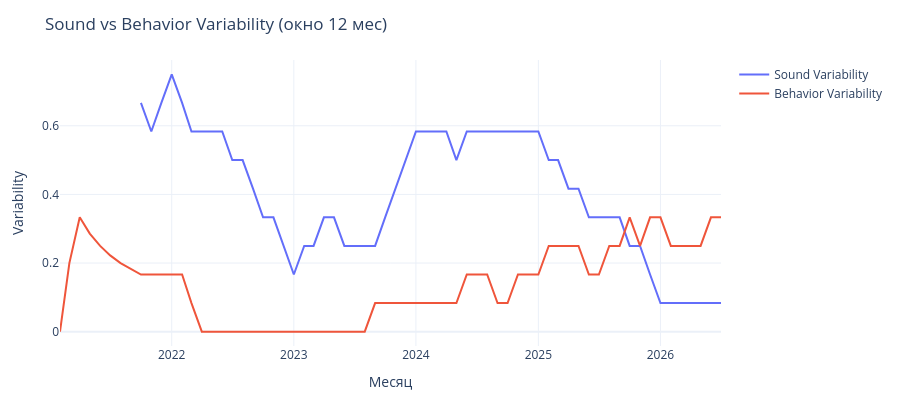

The cell this chart's notebook holds for it:
### Markdown cell above
## Фаза 8. Разные нули для Sound и Behavior

### Гипотеза

Sound Variability работает (фаза 7). Логично посчитать **Behavior 
Variability** тем же методом. Но применить его «в лоб» нельзя:

- **Sound** — event-level. У каждого трека есть аудио-признаки. 
  Null: перемешивание событий внутри двух соседних месяцев.
- **Behavior** — mix. `hours` и `tracks` — event-level, но 
  `obsession_share` — session-level (свойство сессии, не события).

Один null на всё не подойдёт. Нужен **свой под структуру каждого 
признака**.

### Метод

Для каждого поведенческого признака — свой нуль:

| Признак | Уровень | Null |
|---|---|---|
| `hours` | event | pool событий → shuffle → пересчёт |
| `tracks` | event | то же |
| `skip_rate` | event | то же |
| `played_frac` | event | то же |
| `obsession_share` | **session** | pool сессий → shuffle → пересчёт |

Плюс — **кластерное голосование** вместо признакового. `skip_rate` 
и `played_frac` коррелируют (−0.9): два измерения одного явления 
«дослушал / не дослушал». Считаются одним голосом.

Кластеры:
- **volume**: `hours`, `tracks`
- **completion**: `skip_rate`, `played_frac`
- **obsession**: `obsession_share`

High-месяц — если **≥ 2 кластеров** дали High. Практический порог — 
p75 сырых месячных сдвигов по каждому признаку.

### Code cell
# 8. Фаза 8. Разные нули для Sound и Behavior
# ============================================================================
# Behavior Variability: свой null под структуру каждого признака.
# Event-level признаки — permutation событий.
# Session-level (obsession) — permutation сессий.
# Кластерное голосование: skip_rate и played_frac считаются одним голосом
# (они коррелируют -0.9 — это два измерения одного явления).
# Sound Variability берём из фазы 7 (rolling_series), не пересчитываем.
# ============================================================================
import numpy as np
import pandas as pd
import plotly.graph_objects as go

N_BOOT_PERM = 200
MIN_EVENTS = 5
BEH_CLUSTERS = {
    'volume':     ['hours', 'tracks'],
    'completion': ['skip_rate', 'played_frac'],
    'obsession':  ['obsession_share'],
}

# --- Калибровка практических порогов (p75 сырых месячных сдвигов) ---
mb_calib = df_t.groupby('period').agg(
    hours=('ms_played', lambda x: x.sum() / 3_600_000),
    tracks=('spotify_track_uri', 'nunique'),
    skip_rate=('is_skip', 'mean'),
    played_frac=('played_frac', 'mean'),
).sort_index()

def build_session_obsession_flag(df_e, gap=30, cnt_thr=3, share_thr=0.10):
    s = df_e.sort_values(['account', 'ts_naive']).copy()
    s['prev_ts'] = s.groupby('account')['ts_naive'].shift(1)
    s['gap'] = (s['ts_naive'] - s['prev_ts']).dt.total_seconds() / 60
    s['new_sess'] = s['gap'].isna() | (s['gap'] > gap)
    s['session_id'] = s.groupby('account')['new_sess'].cumsum()

    pair = (s.groupby(['account', 'session_id', 'spotify_track_uri'])
              .size().rename('cnt').reset_index())
    total = (s.groupby(['account', 'session_id'])
               .size().rename('n_ev').reset_index())
    pair = pair.merge(total, on=['account', 'session_id'])
    pair['is_pair'] = (pair['cnt'] >= cnt_thr) & \
                      (pair['cnt'] / pair['n_ev'] >= share_thr)

    sess = (pair.groupby(['account', 'session_id'])['is_pair']
                 .any().rename('is_obsession').reset_index())
    sess['period'] = (s.groupby(['account', 'session_id'])['period']
                       .first().values)
    return sess

sess_flag = build_session_obsession_flag(df_t)
mb_calib['obsession_share'] = (sess_flag.groupby('period')['is_obsession']
                                .mean()
                                .reindex(mb_calib.index).fillna(0.0))

CAL = {}
for f in ['hours', 'tracks', 'skip_rate', 'played_frac', 'obsession_share']:
    CAL[f] = mb_calib[f].diff().abs().quantile(0.75)

print("Практические пороги (p75):")
for k, v in CAL.items():
    print(f"   {k:18s}: {v:.4f}")

def gate(obs, nulls, thr_prac, p_low=75, p_high=99):
    thr_low = np.percentile(nulls, p_low)
    thr_high = np.percentile(nulls, p_high)
    if obs > thr_high and obs >= thr_prac:
        return 'High'
    if obs > thr_low and obs >= thr_prac:
        return 'Medium'
    return 'Low'

def null_perm(a, b, fn, na, nb, n_boot, rng):
    pool = pd.concat([a, b], ignore_index=True)
    out = np.empty(n_boot)
    for k in range(n_boot):
        p = rng.permutation(len(pool))
        out[k] = abs(fn(pool.iloc[p[na:na + nb]]) -
                     fn(pool.iloc[p[:na]]))
    return out

agg_hours       = lambda e: e['ms_played'].sum() / 3_600_000
agg_tracks      = lambda e: e['spotify_track_uri'].nunique()
agg_skip_rate   = lambda e: e['is_skip'].mean()
agg_played_frac = lambda e: e['played_frac'].mean()
agg_obsession   = lambda s: s['is_obsession'].mean()

# --- Прогон по месяцам ---
rng = np.random.default_rng(42)
months = sorted(df_t['period'].dropna().unique())
events = df_t[['account', 'ts_naive', 'period', 'ms_played',
               'spotify_track_uri', 'is_skip', 'played_frac']].copy()

per_month = {}
for i in range(len(months) - 1):
    m, m1 = months[i], months[i + 1]
    e0 = events[events['period'] == m]
    e1 = events[events['period'] == m1]
    if len(e0) < MIN_EVENTS or len(e1) < MIN_EVENTS:
        continue

    row = {}
    for name, agg in [('hours', agg_hours), ('tracks', agg_tracks),
                      ('skip_rate', agg_skip_rate),
                      ('played_frac', agg_played_frac)]:
        obs = abs(agg(e1) - agg(e0))
        nulls = null_perm(e0, e1, agg, len(e0), len(e1),
                          N_BOOT_PERM, rng)
        row[name] = gate(obs, nulls, CAL[name])

    s0 = sess_flag[sess_flag['period'] == m]
    s1 = sess_flag[sess_flag['period'] == m1]
    if len(s0) >= 3 and len(s1) >= 3:
        obs = abs(agg_obsession(s1) - agg_obsession(s0))
        nulls = null_perm(s0, s1, agg_obsession, len(s0), len(s1),
                          N_BOOT_PERM, rng)
        row['obsession_share'] = gate(obs, nulls, CAL['obsession_share'])

    if row:
        per_month[str(m1)] = row

# --- Кластерное голосование ---
events_beh = pd.Series(0, index=pd.PeriodIndex(
    [str(m) for m in months[1:]], freq='M'))
for month_str, per_feat in per_month.items():
    cluster_high = 0
    for cname, feats in BEH_CLUSTERS.items():
        labs = [per_feat[f] for f in feats if f in per_feat]
        if 'High' in labs:
            cluster_high += 1
    if cluster_high >= 2:
        events_beh[pd.Period(month_str, 'M')] = 1

n_high_beh = int(events_beh.sum())
print(f"\nBehavior High-месяцев: {n_high_beh} из {len(events_beh)} "
      f"({events_beh.mean():.3f})")

# --- Behavior Variability (rolling 12) ---
var_beh = events_beh.rolling(12, min_periods=4).mean()
lifetime_beh = var_beh.median()

# --- Sound Variability — берём из фазы 7, НЕ пересчитываем ---
var_sound = R['rolling_series']
if not isinstance(var_sound, pd.Series):
    var_sound = pd.Series(var_sound)
if not isinstance(var_sound.index, pd.PeriodIndex):
    var_sound.index = pd.PeriodIndex(var_sound.index, freq='M')

lifetime_sound = var_sound.median()

print(f"\nBehavior Variability:")
print(f"   Lifetime:  {lifetime_beh:.3f}")
print(f"   Current:   {var_beh.iloc[-6:].mean():.3f}")

print(f"\nSound Variability:")
print(f"   Lifetime:  {lifetime_sound:.3f}")

# --- Сырая корреляция ---
common = var_sound.dropna().index.intersection(var_beh.dropna().index)
r_raw = np.corrcoef(var_sound[common], var_beh[common])[0, 1]
print(f"\ncorr(Sound, Behavior) сырая: {r_raw:.3f}")

# --- Визуализация ---
fig = go.Figure()
fig.add_trace(go.Scatter(
    x=var_sound.dropna().index.to_timestamp(),
    y=var_sound.dropna().values,
    mode='lines', name='Sound Variability',
    line=dict(width=2),
))
fig.add_trace(go.Scatter(
    x=var_beh.dropna().index.to_timestamp(),
    y=var_beh.dropna().values,
    mode='lines', name='Behavior Variability',
    line=dict(width=2),
))
fig.update_layout(
    template='plotly_white',
    height=400,
    title='Sound vs Behavior Variability (окно 12 мес)',
    xaxis_title='Месяц',
    yaxis_title='Variability',
    margin=dict(l=60, r=40, t=60, b=40),
)
fig.show()
var_beh_12 = events_beh.rolling(12, min_periods=12).mean()
print(f"\nBehavior lifetime, min_periods=12: {var_beh_12.median():.3f} (n={var_beh_12.notna().sum()})")

### Figure 1 — Plotly figure (JSON) as saved in the notebook; plotly's stock layout.template omitted (floating-point values rounded to 4 significant figures)
{"data": [{"line": {"width": 2}, "mode": "lines", "name": "Sound Variability", "type": "scatter", "x": ["2021-10-01T00:00:00", "2021-11-01T00:00:00", "2021-12-01T00:00:00", "2022-01-01T00:00:00", "2022-02-01T00:00:00", "2022-03-01T00:00:00", "2022-04-01T00:00:00", "2022-05-01T00:00:00", "2022-06-01T00:00:00", "2022-07-01T00:00:00", "2022-08-01T00:00:00", "2022-09-01T00:00:00", "2022-10-01T00:00:00", "2022-11-01T00:00:00", "2022-12-01T00:00:00", "2023-01-01T00:00:00", "2023-02-01T00:00:00", "2023-03-01T00:00:00", "2023-04-01T00:00:00", "2023-05-01T00:00:00", "2023-06-01T00:00:00", "2023-07-01T00:00:00", "2023-08-01T00:00:00", "2023-09-01T00:00:00", "2023-10-01T00:00:00", "2023-11-01T00:00:00", "2023-12-01T00:00:00", "2024-01-01T00:00:00", "2024-02-01T00:00:00", "2024-03-01T00:00:00", "2024-04-01T00:00:00", "2024-05-01T00:00:00", "2024-06-01T00:00:00", "2024-07-01T00:00:00", "2024-08-01T00:00:00", "2024-09-01T00:00:00", "2024-10-01T00:00:00", "2024-11-01T00:00:00", "2024-12-01T00:00:00", "2025-01-01T00:00:00", "2025-02-01T00:00:00", "2025-03-01T00:00:00", "2025-04-01T00:00:00", "2025-05-01T00:00:00", "2025-06-01T00:00:00", "2025-07-01T00:00:00", "2025-08-01T00:00:00", "2025-09-01T00:00:00", "2025-10-01T00:00:00", "2025-11-01T00:00:00", "2025-12-01T00:00:00", "2026-01-01T00:00:00", "2026-02-01T00:00:00", "2026-03-01T00:00:00", "2026-04-01T00:00:00", "2026-05-01T00:00:00", "2026-06-01T00:00:00", "2026-07-01T00:00:00"], "y": [0.6667, 0.5833, 0.6667, 0.75, 0.6667, 0.5833, 0.5833, 0.5833, 0.5833, 0.5, 0.5, 0.4167, 0.3333, 0.3333, 0.25, 0.1667, 0.25, 0.25, 0.3333, 0.3333, 0.25, 0.25, 0.25, 0.25, 0.3333, 0.4167, 0.5, 0.5833, 0.5833, 0.5833, 0.5833, 0.5, 0.5833, 0.5833, 0.5833, 0.5833, 0.5833, 0.5833, 0.5833, 0.5833, 0.5, 0.5, 0.4167, 0.4167, 0.3333, 0.3333, 0.3333, 0.3333, 0.25, 0.25, 0.1667, 0.08333, 0.08333, 0.08333, 0.08333, 0.08333, 0.08333, 0.08333]}, {"line": {"width": 2}, "mode": "lines", "name": "Behavior Variability", "type": "scatter", "x": ["2021-02-01T00:00:00", "2021-03-01T00:00:00", "2021-04-01T00:00:00", "2021-05-01T00:00:00", "2021-06-01T00:00:00", "2021-07-01T00:00:00", "2021-08-01T00:00:00", "2021-09-01T00:00:00", "2021-10-01T00:00:00", "2021-11-01T00:00:00", "2021-12-01T00:00:00", "2022-01-01T00:00:00", "2022-02-01T00:00:00", "2022-03-01T00:00:00", "2022-04-01T00:00:00", "2022-05-01T00:00:00", "2022-06-01T00:00:00", "2022-07-01T00:00:00", "2022-08-01T00:00:00", "2022-09-01T00:00:00", "2022-10-01T00:00:00", "2022-11-01T00:00:00", "2022-12-01T00:00:00", "2023-01-01T00:00:00", "2023-02-01T00:00:00", "2023-03-01T00:00:00", "2023-04-01T00:00:00", "2023-05-01T00:00:00", "2023-06-01T00:00:00", "2023-07-01T00:00:00", "2023-08-01T00:00:00", "2023-09-01T00:00:00", "2023-10-01T00:00:00", "2023-11-01T00:00:00", "2023-12-01T00:00:00", "2024-01-01T00:00:00", "2024-02-01T00:00:00", "2024-03-01T00:00:00", "2024-04-01T00:00:00", "2024-05-01T00:00:00", "2024-06-01T00:00:00", "2024-07-01T00:00:00", "2024-08-01T00:00:00", "2024-09-01T00:00:00", "2024-10-01T00:00:00", "2024-11-01T00:00:00", "2024-12-01T00:00:00", "2025-01-01T00:00:00", "2025-02-01T00:00:00", "2025-03-01T00:00:00", "2025-04-01T00:00:00", "2025-05-01T00:00:00", "2025-06-01T00:00:00", "2025-07-01T00:00:00", "2025-08-01T00:00:00", "2025-09-01T00:00:00", "2025-10-01T00:00:00", "2025-11-01T00:00:00", "2025-12-01T00:00:00", "2026-01-01T00:00:00", "2026-02-01T00:00:00", "2026-03-01T00:00:00", "2026-04-01T00:00:00", "2026-05-01T00:00:00", "2026-06-01T00:00:00", "2026-07-01T00:00:00"], "y": [0.0, 0.2, 0.3333, 0.2857, 0.25, 0.2222, 0.2, 0.1818, 0.1667, 0.1667, 0.1667, 0.1667, 0.1667, 0.08333, 0.0, 0.0, 0.0, 0.0, 0.0, 0.0, 0.0, 0.0, 0.0, 0.0, 0.0, 0.0, 0.0, 0.0, 0.0, 0.0, 0.0, 0.08333, 0.08333, 0.08333, 0.08333, 0.08333, 0.08333, 0.08333, 0.08333, 0.08333, 0.1667, 0.1667, 0.1667, 0.08333, 0.08333, 0.1667, 0.1667, 0.1667, 0.25, 0.25, 0.25, 0.25, 0.1667, 0.1667, 0.25, 0.25, 0.3333, 0.25, 0.3333, 0.3333, 0.25, 0.25, 0.25, 0.25, 0.3333, 0.3333]}], "layout": {"height": 400, "margin": {"b": 40, "l": 60, "r": 40, "t": 60}, "title": {"text": "Sound vs Behavior Variability (окно 12 мес)"}, "xaxis": {"title": {"text": "Месяц"}}, "yaxis": {"title": {"text": "Variability"}}}}
